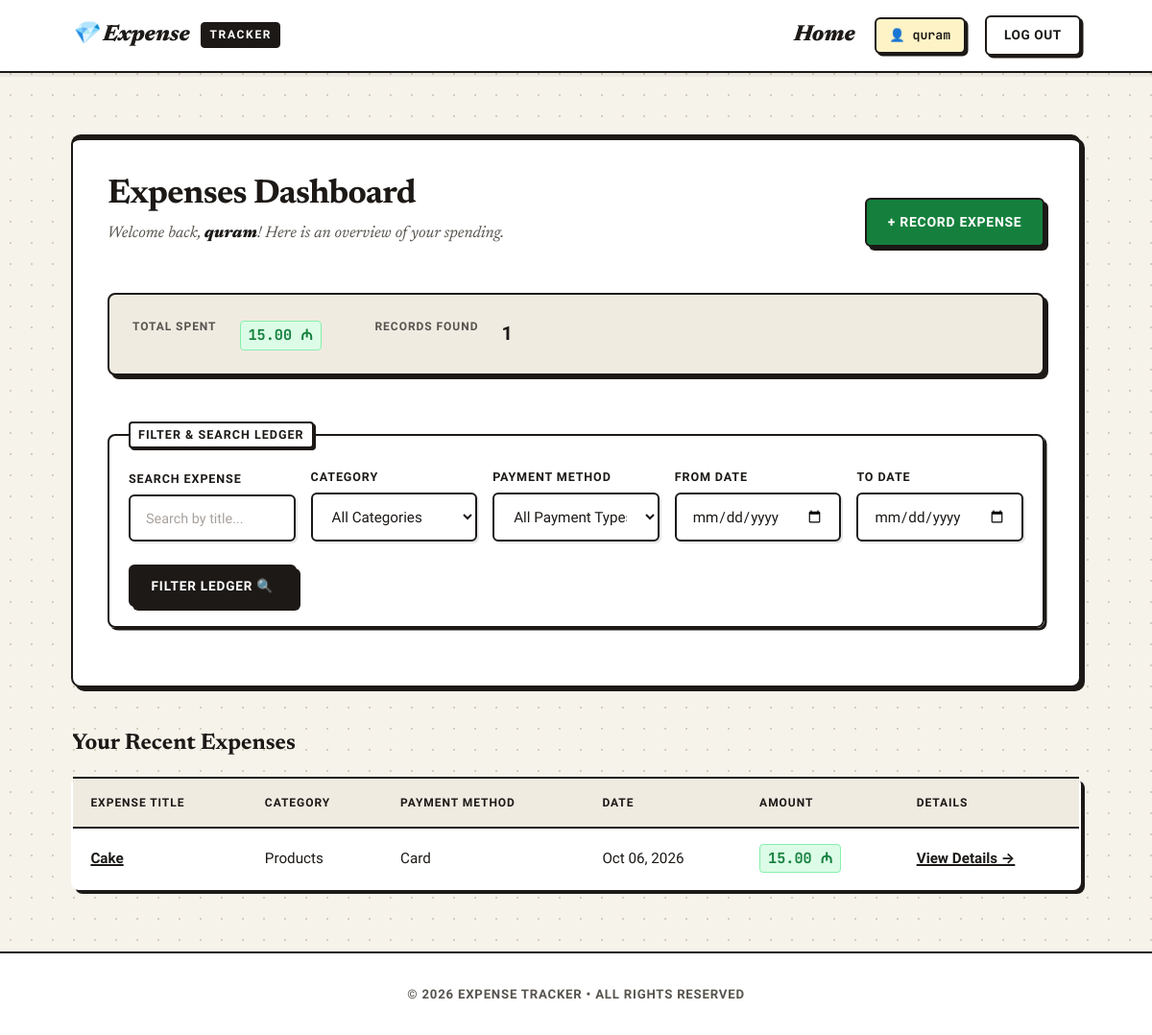
The app's page / (signed in) with its own data.
### expense/models.py (models this page shows, shortened)
class Expense(models.Model):
    name = models.CharField(max_length=100)
    amount = models.DecimalField(max_digits=10, decimal_places=2)
    category = models.ForeignKey(Category, on_delete=models.CASCADE, related_name='expenses')
    payment_type = models.ForeignKey(PaymentType, on_delete=models.CASCADE, related_name='expenses')
    date = models.DateField()
    note = models.TextField(blank=True)
    created_at = models.DateTimeField(auto_now_add=True)
    updated_at = models.DateTimeField(auto_now=True)
    author = models.ForeignKey(User, on_delete=models.CASCADE, related_name='expenses')
    class Meta:
        verbose_name = 'Expense'
        verbose_name_plural = 'Expenses'
        ordering = ['-created_at']

class Category(models.Model):
    name = models.CharField(max_length=100, unique=True)
    slug = models.SlugField(max_length=100, unique=True)
    class Meta:
        verbose_name = 'Category'
        verbose_name_plural = 'Categories'
        ordering = ['name']

class PaymentType(models.Model):
    name = models.CharField(max_length=100, unique=True)
    slug = models.SlugField(max_length=100, unique=True)
    class Meta:
        verbose_name = 'Payment Type'
        verbose_name_plural = 'Payment Types'
        ordering = ['name']

### expense/views.py (the view)
# urls.py: path('', expense_views.home, name='home'),
def home(request):
    if not request.user.is_authenticated:
        return render(request, 'expense/home.html')
    expenses = Expense.objects.filter(author=request.user)
    q = request.GET.get('q', '').strip()
    category_id = request.GET.get('category', '').strip()
    payment_type_id = request.GET.get('payment_type', '').strip()
    start_date = request.GET.get('start_date', '').strip()
    end_date = request.GET.get('end_date', '').strip()
    if q:
        expenses = expenses.filter(name__icontains=q)
    if category_id:
        expenses = expenses.filter(category_id=category_id)
    if payment_type_id:
        expenses = expenses.filter(payment_type_id=payment_type_id)
    if start_date:
        expenses = expenses.filter(date__gte=start_date)
    if end_date:
        expenses = expenses.filter(date__lte=end_date)
    has_filters = bool(q or category_id or payment_type_id or start_date or end_date)
    total_amount = expenses.aggregate(total=Sum('amount'))['total'] or 0
    total_count = expenses.count()
    categories = Category.objects.all()
    payment_types = PaymentType.objects.all()
    context = {
        'expenses': expenses,
        'total_amount': total_amount,
        'total_count': total_count,
        'categories': categories,
        'payment_types': payment_types,
        'q': q,
        'selected_category': category_id,
        'selected_payment_type': payment_type_id,
        'start_date': start_date,
        'end_date': end_date,
        'has_filters': has_filters,
    }
    return render(request, 'expense/home.html', context)

### templates/expense/home.html (shortened to what this page needs)
{% extends 'base.html' %}
{% block content %}
{% if request.user.is_authenticated %}
    <section>
        <header>
            <div>
                <h1>Expenses Dashboard</h1>
                <p>Welcome back, <strong>{{ request.user.username }}</strong>! Here is an overview of your spending.</p>
            </div>
            <div>
                <a href="{% url 'add_expense' %}" role="button" id="btn-create-expense">+ Record Expense</a>
            </div>
        </header>
        <dl>
            <dt>Total Spent{% if has_filters %} (Filtered){% endif %}</dt>
            <dd><mark>{{ total_amount|floatformat:2 }} ₼</mark></dd>
            <dt>Records Found</dt>
            <dd><strong>{{ total_count }}</strong></dd>
        </dl>
        <form method="GET" action="{% url 'home' %}" id="filter-form">
            <fieldset>
                <legend>Filter & Search Ledger</legend>
                <p>
                    <label for="id_search">Search Expense</label>
                    <input type="search"
                           name="q"
                           id="id_search"
                           value="{{ q }}"
                           placeholder="Search by title...">
                </p>
                <p>
                    <label for="id_category">Category</label>
                    <select name="category" id="id_category">
                        <option value="">All Categories</option>
                    </select>
                </p>
                <p>
                    <label for="id_payment_type">Payment Method</label>
                    <select name="payment_type" id="id_payment_type">
                        <option value="">All Payment Types</option>
                    </select>
                </p>
                <p>
                    <label for="id_start_date">From Date</label>
                    <input type="date"
                           name="start_date"
                           id="id_start_date"
                           value="{{ start_date }}">
                </p>
                <p>
                    <label for="id_end_date">To Date</label>
                    <input type="date"
                           name="end_date"
                           id="id_end_date"
                           value="{{ end_date }}">
                </p>
                <div>
                    <button type="submit" id="btn-apply-filters">Filter Ledger 🔍</button>
                </div>
            </fieldset>
        </form>
    </section>
    {% if expenses %}
        <table>
            <caption>{% if has_filters %}Filtered Ledger Results ({{ total_count }}){% else %}Your Recent Expenses{% endif %}</caption>
            <thead>
                <tr>
                    <th>Expense Title</th>
                    <th>Category</th>
                    <th>Payment Method</th>
                    <th>Date</th>
                    <th>Amount</th>
                    <th>Details</th>
                </tr>
            </thead>
            <tbody>
                {% for expense in expenses %}
                    <tr>
                        <td>
                            <a href="{% url 'expense_detail' expense.id %}">
                                <strong>{{ expense.name }}</strong>
                            </a>
                        </td>
                        <td>{{ expense.category.name }}</td>
                        <td>{{ expense.payment_type.name }}</td>
                        <td>{{ expense.date|date:"M d, Y" }}</td>
                        <td><mark>{{ expense.amount|floatformat:2 }} ₼</mark></td>
                        <td>
                            <a href="{% url 'expense_detail' expense.id %}">View Details →</a>
                        </td>
                    </tr>
                {% endfor %}
            </tbody>
        </table>
    {% endif %}
{% endif %}
{% endblock %}

### templates/_page_header.html
<header>
    <nav>
        <a href="{% url 'home' %}" id="nav-brand">
            💎 Expense<strong>Tracker</strong>
        </a>
        <div>
            <a href="{% url 'home' %}" id="nav-home">Home</a>
            {% if request.user.is_authenticated %}
                <span id="nav-user">👤 {{ request.user.username }}</span>
                <a href="{% url 'logout' %}" id="nav-logout">Log Out</a>
            {% else %}
                <a href="{% url 'login' %}" id="nav-login">Log In</a>
                <a href="{% url 'register' %}" id="nav-register">Sign Up</a>
            {% endif %}
        </div>
    </nav>
</header>

### records on screen
Expense: name "Cake", category.name "Products", payment_type.name "Card", date "Oct 06, 2026", amount "15.00"

### other values on screen
{{ request.user.username }} "quram"
{{ total_amount|floatformat:2 }} "15.00"
{{ total_count }} "1"
